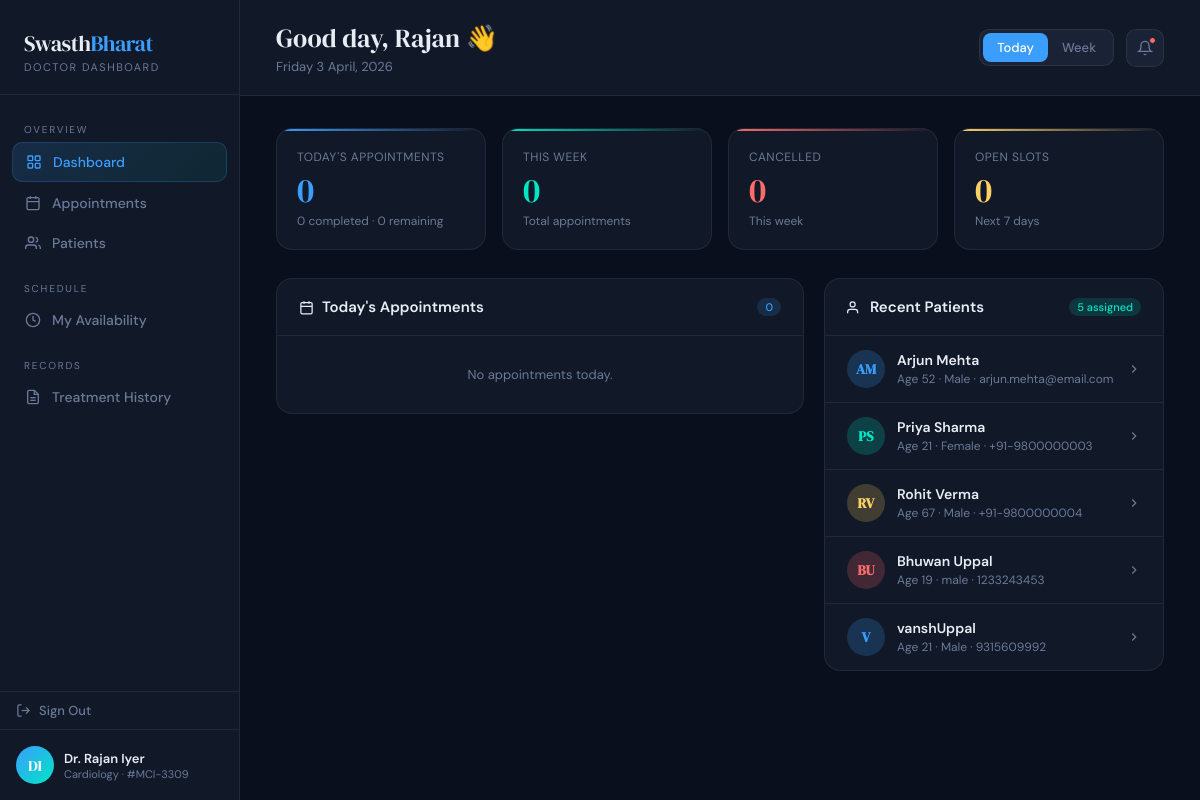
Screenshot of /doctordash (signed in) with the database file from the repository.
### HospitalManagementSystem_23f2001648/models.py (models this page shows)
class User(db.Model, UserMixin):
    __tablename__ = "users"
    name= db.Column(db.String(150), nullable=False)
    pincode = db.Column(db.String(20), nullable=False)
    id = db.Column(db.Integer, primary_key=True)
    email = db.Column(db.String(150), unique=True, nullable=False)
    address=db.Column(db.String(255), nullable=False)
    password = db.Column(db.String(255), nullable=False)
    role = db.Column(db.String(50), nullable=False)  # admin / doctor / patient
    phone = db.Column(db.String(20))
    is_blacklisted = db.Column(db.Boolean, default=False, nullable=False)
    doctor_profile = db.relationship(
        "DoctorProfile",
        back_populates="user",
        uselist=False,
        cascade="all, delete"
    )
    patient_profile = db.relationship(
        "PatientProfile",
        back_populates="user",
        uselist=False,
        cascade="all, delete"
    )

class DoctorProfile(db.Model):
    __tablename__ = "doctor_profiles"
    id = db.Column(db.Integer, primary_key=True)
    user_id = db.Column(db.Integer, db.ForeignKey("users.id"), unique=True, nullable=False)
    specialization = db.Column(db.String(150), nullable=False)
    experience = db.Column(db.Integer, nullable=False)
    contact_info = db.Column(db.String(150), nullable=False)
    license = db.Column(db.String(100), nullable=False)
    user = db.relationship("User", back_populates="doctor_profile")
    availabilities = db.relationship(
        "Availability",
        back_populates="doctor",
        cascade="all, delete-orphan"
    )
    appointments = db.relationship(
        "Appointment",
        back_populates="doctor",
        cascade="all, delete-orphan"
    )

class PatientProfile(db.Model):
    __tablename__ = "patient_profiles"
    id = db.Column(db.Integer, primary_key=True)
    user_id = db.Column(db.Integer, db.ForeignKey("users.id"), unique=True, nullable=False)
    age = db.Column(db.Integer, nullable=False)
    gender = db.Column(db.String(10), nullable=False)
    contact_info = db.Column(db.String(150), nullable=False)
    user = db.relationship("User", back_populates="patient_profile")
    appointments = db.relationship(
        "Appointment",
        back_populates="patient",
        cascade="all, delete-orphan"
    )

### HospitalManagementSystem_23f2001648/app.py (the view)
@app.route('/doctordash')
@login_required
def doctordash():
    if current_user.role != 'doctor':
        flash('Unauthorized access.', 'danger')
        return redirect(url_for('home'))
    dp = _get_doctor_profile()
    if not dp:
        flash('Doctor profile not found.', 'danger')
        return redirect(url_for('home'))
    today_dt  = date.today()
    week_end  = today_dt + timedelta(days=7)
    all_appointments = (
        Appointment.query
        .filter_by(doctor_id=dp.id)
        .order_by(Appointment.date.desc(), Appointment.time.desc())
        .all()
    )
    today_appointments = [a for a in all_appointments if a.date == today_dt]
    week_appointments  = [a for a in all_appointments
                          if today_dt <= a.date <= week_end]
    today_count    = len(today_appointments)
    completed_today = sum(1 for a in today_appointments if a.status == 'completed')
    scheduled_today = sum(1 for a in today_appointments if a.status == 'scheduled')
    week_count     = len(week_appointments)
    cancelled_week = sum(1 for a in week_appointments if a.status == 'cancelled')
    availability = (
        Availability.query
        .filter_by(doctor_id=dp.id)
        .filter(Availability.date >= today_dt, Availability.date <= week_end)
        .order_by(Availability.date, Availability.start_time)
        .all()
    )
    open_slots = len(availability)
    patient_ids = list({a.patient_id for a in all_appointments})
    patients = PatientProfile.query.filter(PatientProfile.id.in_(patient_ids)).all()
    treatment_records = []
    try:
        from models import TreatmentRecord
        treatment_records = (
            TreatmentRecord.query
            .join(Appointment)
            .filter(Appointment.doctor_id == dp.id)
            .order_by(TreatmentRecord.created_at.desc())
            .all()
        )
    except ImportError:
        pass
    appointments_json = json.dumps([{
        'id':           a.id,
        'patient_id':   a.patient_id,
        'patient_name': a.patient.user.name,
        'date':         a.date.strftime('%Y-%m-%d'),
        'time':         a.time.strftime('%H:%M'),
        'status':       a.status,
    } for a in all_appointments])
    availability_json = json.dumps([{
        'id':         s.id,
        'date':       s.date.strftime('%Y-%m-%d'),
        'start_time': s.start_time.strftime('%H:%M'),
        'end_time':   s.end_time.strftime('%H:%M'),
    } for s in availability])
    patients_json = json.dumps([{
        'id':          p.id,
        'name':        p.user.name,
        'email':       p.user.email,
        'age':         p.age,
        'gender':      p.gender,
        'contact_info': p.contact_info,
    } for p in patients])
    return render_template(
        'doctordash.html',
        doctor              = current_user,
        dp                  = dp,
        today_appointments  = today_appointments,
        all_appointments    = all_appointments,
        patients            = patients,
        treatment_records   = treatment_records,
        today_count         = today_count,
        completed_today     = completed_today,
        scheduled_today     = scheduled_today,
        week_count          = week_count,
        cancelled_week      = cancelled_week,
        open_slots          = open_slots,
        appointments_json   = appointments_json,
        availability_json   = availability_json,
        patients_json       = patients_json,
    )

### HospitalManagementSystem_23f2001648/app.py (called while the page is built)
@login_manager.user_loader
def load_user(user_id):
    return User.query.get(int(user_id))

def _get_doctor_profile():
    if current_user.role != 'doctor':
        return None
    return DoctorProfile.query.filter_by(user_id=current_user.id).first()

### HospitalManagementSystem_23f2001648/templates/doctordash.html (shortened to what this page needs)
<!DOCTYPE html>
<html lang="en">
<head>
</head>
<body>
{%- macro patient_row(p, idx) %}
{%- set av_classes = ['avatar-a','avatar-b','avatar-c','avatar-d'] %}
{%- set avc = av_classes[(idx - 1) % 4] %}
{%- set nm = p.user.name %}
{%- set init = (nm.split()[0][0] + (nm.split()[-1][0] if nm.split()|length > 1 else '')) | upper %}
<div class="patient-item" onclick="openPatientModal({{ p.id }})">
  <div class="patient-avatar {{ avc }}">{{ init }}</div>
  <div>
    <div class="patient-name">{{ nm }}</div>
    <div class="patient-meta">Age {{ p.age }} · {{ p.gender }} · {{ p.contact_info }}</div>
  </div>
  <svg class="chevron" width="14" height="14" fill="none" stroke="currentColor" stroke-width="2" viewBox="0 0 24 24"><polyline points="9 18 15 12 9 6"/></svg>
</div>
{%- endmacro %}
{% set dp = doctor.doctor_profile %}
{% set nparts = doctor.name.split() %}
{% set initials = (nparts[0][0] + (nparts[-1][0] if nparts|length > 1 else '')) | upper %}
<aside class="sidebar">
  <div class="logo">
    <div class="logo-mark">Swasth<span>Bharat</span></div>
    <div class="logo-sub">Doctor Dashboard</div>
  </div>
  <nav class="nav">
    <div class="nav-section-label">Overview</div>
    <div class="nav-item active" onclick="showPanel('dashboard')">
      <span class="nav-icon"><svg width="16" height="16" fill="none" stroke="currentColor" stroke-width="2" viewBox="0 0 24 24"><rect x="3" y="3" width="7" height="7" rx="1"/><rect x="14" y="3" width="7" height="7" rx="1"/><rect x="3" y="14" width="7" height="7" rx="1"/><rect x="14" y="14" width="7" height="7" rx="1"/></svg></span>
      Dashboard
    </div>
    <div class="nav-item" onclick="showPanel('appointments')">
      <span class="nav-icon"><svg width="16" height="16" fill="none" stroke="currentColor" stroke-width="2" viewBox="0 0 24 24"><rect x="3" y="4" width="18" height="18" rx="2"/><path d="M16 2v4M8 2v4M3 10h18"/></svg></span>
      Appointments
    </div>
    <div class="nav-item" onclick="showPanel('patients')">
      <span class="nav-icon"><svg width="16" height="16" fill="none" stroke="currentColor" stroke-width="2" viewBox="0 0 24 24"><path d="M17 21v-2a4 4 0 0 0-4-4H5a4 4 0 0 0-4 4v2"/><circle cx="9" cy="7" r="4"/><path d="M23 21v-2a4 4 0 0 0-3-3.87M16 3.13a4 4 0 0 1 0 7.75"/></svg></span>
      Patients
    </div>
    <div class="nav-section-label" style="margin-top:8px">Schedule</div>
    <div class="nav-item" onclick="showPanel('availability')">
      <span class="nav-icon"><svg width="16" height="16" fill="none" stroke="currentColor" stroke-width="2" viewBox="0 0 24 24"><circle cx="12" cy="12" r="10"/><path d="M12 6v6l4 2"/></svg></span>
      My Availability
    </div>
    <div class="nav-section-label" style="margin-top:8px">Records</div>
    <div class="nav-item" onclick="showPanel('history')">
      <span class="nav-icon"><svg width="16" height="16" fill="none" stroke="currentColor" stroke-width="2" viewBox="0 0 24 24"><path d="M14 2H6a2 2 0 0 0-2 2v16a2 2 0 0 0 2 2h12a2 2 0 0 0 2-2V8z"/><polyline points="14 2 14 8 20 8"/><line x1="16" y1="13" x2="8" y2="13"/><line x1="16" y1="17" x2="8" y2="17"/></svg></span>
      Treatment History
    </div>
  </nav>
  <a href="{{ url_for('home') }}" class="logout-link">
    <svg width="15" height="15" fill="none" stroke="currentColor" stroke-width="2" viewBox="0 0 24 24"><path d="M9 21H5a2 2 0 0 1-2-2V5a2 2 0 0 1 2-2h4"/><polyline points="16 17 21 12 16 7"/><line x1="21" y1="12" x2="9" y2="12"/></svg>
    Sign Out
  </a>
  <div class="doc-info">
    <div class="doc-avatar">{{ initials }}</div>
    <div>
      <div class="doc-name">{{ doctor.name }}</div>
      <div class="doc-role">{{ dp.specialization if dp else 'Doctor' }} · #{{ dp.license if dp else '—' }}</div>
    </div>
  </div>
</aside>
<main class="main">
  <div class="topbar">
    <div>
      <div class="topbar-title">Good day, {{ doctor.name.split()[1] }} 👋</div>
      <div class="topbar-date" id="topbar-date"></div>
    </div>
    <div class="topbar-right">
      <div class="view-toggle">
        <div class="view-btn active" onclick="setView('day',this)">Today</div>
        <div class="view-btn" onclick="setView('week',this)">Week</div>
      </div>
      <div class="notif-btn">
        <svg width="16" height="16" fill="none" stroke="currentColor" stroke-width="2" viewBox="0 0 24 24"><path d="M18 8A6 6 0 0 0 6 8c0 7-3 9-3 9h18s-3-2-3-9"/><path d="M13.73 21a2 2 0 0 1-3.46 0"/></svg>
        <div class="notif-dot"></div>
      </div>
    </div>
  </div>
  <div class="content">
    <div class="panel active" id="panel-dashboard">
      <div class="stats-row">
        <div class="stat-card blue">
          <div class="stat-label">Today's Appointments</div>
          <div class="stat-value" id="stat-today">{{ today_count }}</div>
          <div class="stat-sub">
            {{ completed_today }} completed · {{ scheduled_today }} remaining
          </div>
        </div>
        <div class="stat-card green">
          <div class="stat-label">This Week</div>
          <div class="stat-value">{{ week_count }}</div>
          <div class="stat-sub">Total appointments</div>
        </div>
        <div class="stat-card red">
          <div class="stat-label">Cancelled</div>
          <div class="stat-value">{{ cancelled_week }}</div>
          <div class="stat-sub">This week</div>
        </div>
        <div class="stat-card yellow">
          <div class="stat-label">Open Slots</div>
          <div class="stat-value">{{ open_slots }}</div>
          <div class="stat-sub">Next 7 days</div>
        </div>
      </div>
      <div class="two-col">
        <div class="section-card">
          <div class="section-header">
            <div class="section-title">
              <svg width="15" height="15" fill="none" stroke="currentColor" stroke-width="2" viewBox="0 0 24 24"><rect x="3" y="4" width="18" height="18" rx="2"/><path d="M16 2v4M8 2v4M3 10h18"/></svg>
              <span id="dash-appt-title">Today's Appointments</span>
            </div>
            <span class="section-badge badge-blue" id="dash-appt-badge">{{ today_count }}</span>
          </div>
          <div id="dashboard-appt-list">
            {%- if today_appointments %}
              {%- for appt in today_appointments %}{{ appt_row(appt) }}{%- endfor %}
            {%- else %}
              <div class="empty-state">No appointments today.</div>
            {%- endif %}
          </div>
        </div>
        <div class="section-card">
          <div class="section-header">
            <div class="section-title">
              <svg width="15" height="15" fill="none" stroke="currentColor" stroke-width="2" viewBox="0 0 24 24"><path d="M17 21v-2a4 4 0 0 0-4-4H5a4 4 0 0 0-4 4v2"/><circle cx="9" cy="7" r="4"/></svg>
              Recent Patients
            </div>
            <span class="section-badge badge-green">{{ patients | length }} assigned</span>
          </div>
          {%- for p in patients[:5] %}{{ patient_row(p, loop.index) }}{%- endfor %}
        </div>
      </div>
    </div>
  </div>
</main>
</body>
</html>

### rows the page displays
User: name "Dr. Rajan Iyer", name "Rajan"
DoctorProfile: specialization "Cardiology", license "MCI-3309"
PatientProfile: init "AM", age "52", gender "Male", contact_info "arjun.mehta@email.com"
User: name "Arjun Mehta"
PatientProfile: init "PS", age "21", gender "Female", contact_info "+91-9800000003"
User: name "Priya Sharma"
PatientProfile: init "RV", age "67", gender "Male", contact_info "+91-9800000004"
User: name "Rohit Verma"
PatientProfile: init "BU", age "19", gender "male", contact_info "1233243453"
User: name "Bhuwan Uppal"
PatientProfile: init "V", age "21", gender "Male", contact_info "9315609992"
User: name "vanshUppal"

### other values shown
{{ initials }} "DI"
{{ today_count }} "0"
{{ completed_today }} "0"
{{ scheduled_today }} "0"
{{ week_count }} "0"
{{ cancelled_week }} "0"
{{ open_slots }} "0"
{{ patients | length }} "5"
